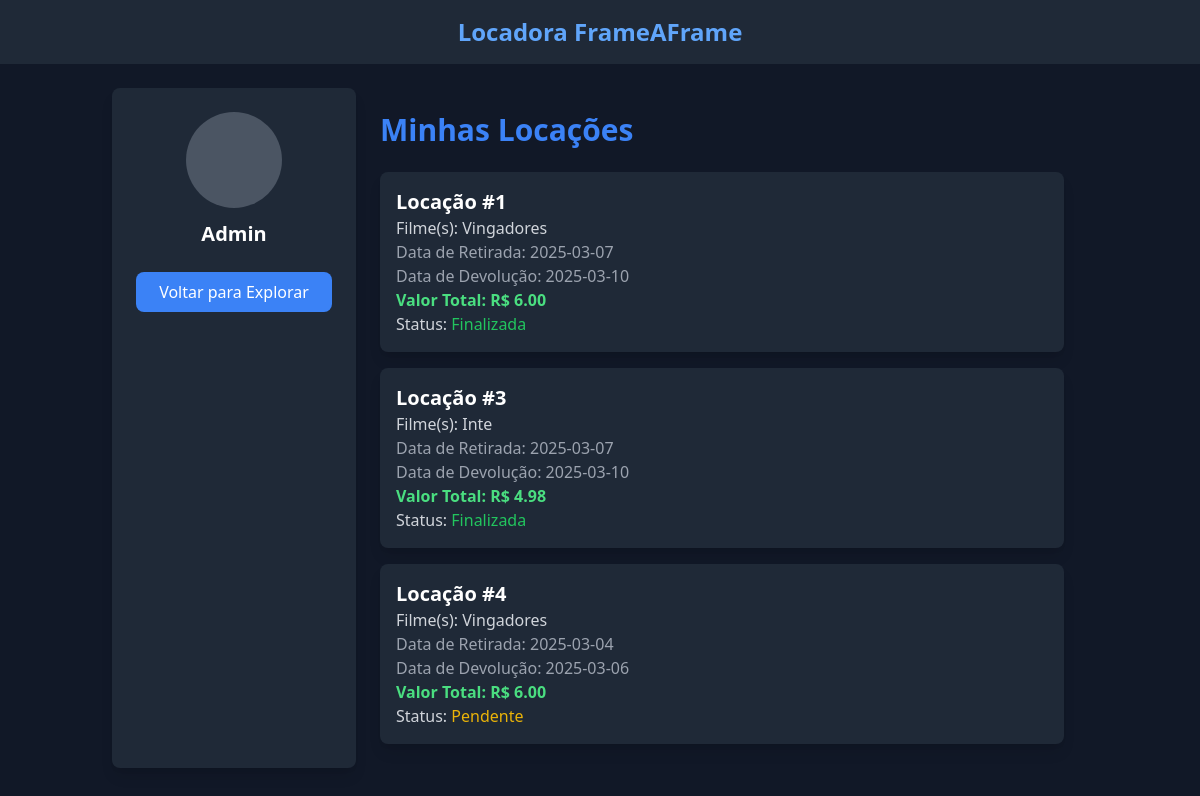
Page /minhas_locacoes (signed in) on the earlier database version.
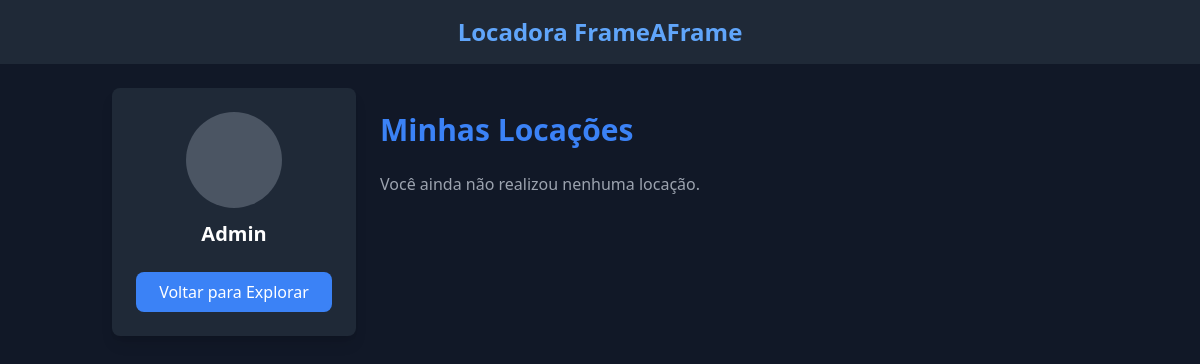
Same page on the later database version.
### app/models.py (models this page shows, shortened)
class Locacao(db.Model):
    id = db.Column(db.Integer, primary_key=True)
    cliente_id = db.Column(db.Integer, db.ForeignKey(
        "cliente.id"), nullable=False)
    filme_id = db.Column(db.Integer, db.ForeignKey("filme.id"), nullable=False)
    data_locacao = db.Column(db.Date, nullable=False)
    data_devolucao_prevista = db.Column(db.Date, nullable=False)
    data_devolucao_real = db.Column(db.Date, nullable=True)
    valor_total = db.Column(db.Float, nullable=False)
    multa = db.Column(db.Float, default=0.0)
    forma_pagamento = db.Column(db.String(50), nullable=False)
    retirada_feita = db.Column(db.Boolean, default=False)
    preco_diario = db.Column(db.Float, nullable=False)
    finalizada = db.Column(db.Boolean, default=False)
    filme = db.relationship("Filme", backref="locacoes")

### app/routes/minhas_locacoes.py (the view)
@minhas_locacoes_bp.route("/minhas_locacoes")
@login_required
def visualizar_locações():
    locacoes = Locacao.query.filter_by(cliente_id=current_user.id).all()
    locacoes_formatadas = []
    for locacao in locacoes:
        filmes = Filme.query.filter(Filme.id == locacao.filme_id).all()
        locacoes_formatadas.append({
            "id": locacao.id,
            "filmes": [filme.titulo for filme in filmes],
            "data_locacao": locacao.data_locacao,
            "data_devolucao_prevista": locacao.data_devolucao_prevista,
            "valor_total": locacao.valor_total,
            "finalizada": locacao.finalizada
        })
    return render_template("minhas_locacoes.html", locacoes=locacoes_formatadas)

### app/__init__.py (called while the page is built)
@login_manager.user_loader
def load_user(user_id):
    from app.models import Usuario
    return Usuario.query.get(int(user_id))

### app/templates/minhas_locacoes.html (shortened to what this page needs)
{% extends "base.html" %}
{% block content %}
<div class="flex">
    <div class="w-1/4 bg-gray-800 p-6 rounded-lg shadow-lg h-auto text-center">
        <div class="w-24 h-24 bg-gray-600 rounded-full mx-auto"></div>
        <h2 class="text-xl font-semibold text-white mt-3">{{ current_user.nome }}</h2>
        <div class="mt-6 space-y-4">
            <a href="{{ url_for('explorar.explorar_filmes') }}"
                class="block bg-blue-500 text-white px-4 py-2 rounded-lg hover:bg-blue-600">
                Voltar para Explorar
            </a>
        </div>
    </div>
    <div class="w-3/4 p-6">
        <h1 class="text-3xl font-bold text-blue-500">Minhas Locações</h1>
        {% if locacoes %}
        <div class="mt-6 space-y-4">
            {% for locacao in locacoes %}
            <div class="bg-gray-800 p-4 rounded-lg shadow-lg">
                <h2 class="text-xl font-semibold text-white">Locação #{{ locacao.id }}</h2>
                <p class="text-gray-300">Filme(s): {{ locacao.filmes | join(', ') }}</p>
                <p class="text-gray-400">Data de Retirada: {{ locacao.data_locacao }}</p>
                <p class="text-gray-400">Data de Devolução: {{ locacao.data_devolucao_prevista }}</p>
                <p class="text-green-400 font-bold">Valor Total: R$ {{ '%.2f' % locacao.valor_total }}</p>
                <p class="text-gray-300">
                    Status:
                    {% if locacao.finalizada %}
                    <span class="text-green-500">Finalizada</span>
                    {% else %}
                    <span class="text-yellow-500">Pendente</span>
                    {% endif %}
                </p>
            </div>
            {% endfor %}
        </div>
        {% else %}
        <p class="text-gray-400 mt-6">Você ainda não realizou nenhuma locação.</p>
        {% endif %}
    </div>
</div>
{% endblock %}

Differences in the rows shown:
removed Locacao: id "1", filmes "Vingadores", data_locacao "2025-03-07", data_devolucao_prevista "2025-03-10", valor_total "6.00", shows "Finalizada"
removed Locacao: id "3", filmes "Inte", data_locacao "2025-03-07", data_devolucao_prevista "2025-03-10", valor_total "4.98", shows "Finalizada"
removed Locacao: id "4", filmes "Vingadores", data_locacao "2025-03-04", data_devolucao_prevista "2025-03-06", valor_total "6.00", shows "Pendente"
Other differences:
text now shown: "Você ainda não realizou nenhuma locação."
